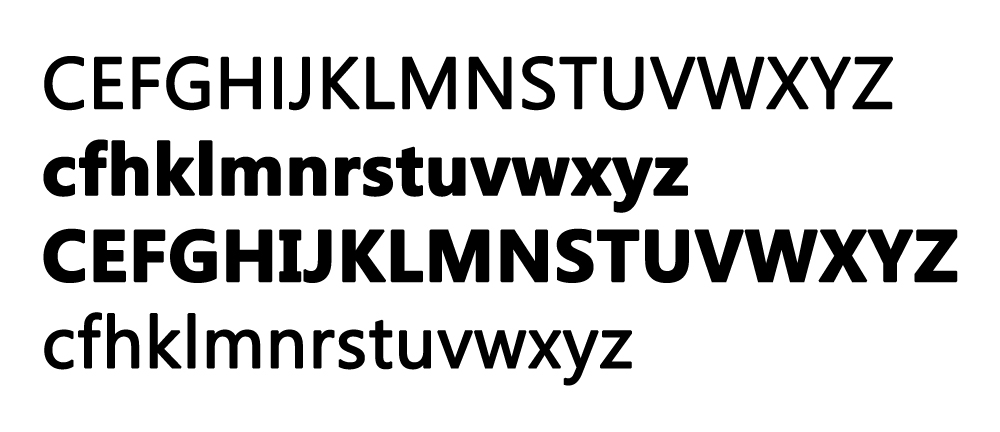
#> input picture OCR.jpg, 1000 x 432 px
$ jupyter execute detection3.ipynb
#> lines starting #> are read from the running program, lines starting #| are printed output that depends on the picture; after the words box and inside, x2 and y2 are one past the last pixel; in counts of white or black regions, pixels touching at a corner belong together
[cell 1]
import cv2
import matplotlib.pyplot as plt
import numpy as np
import os

[cell 2]
image=cv2.imread('OCR.jpg',cv2.IMREAD_GRAYSCALE)
#> image is the input picture: shape (432, 1000); min 0, max 255, mean 212.6
plt.imshow(image,cmap='gray')
path="C:/Users/fateme/Desktop/PyClass/PyCourse-29/ocr_1"

[cell 3]
# thresh=255-image
thresh=cv2.adaptiveThreshold(image,100,cv2.ADAPTIVE_THRESH_MEAN_C,cv2.THRESH_BINARY_INV,5,4)
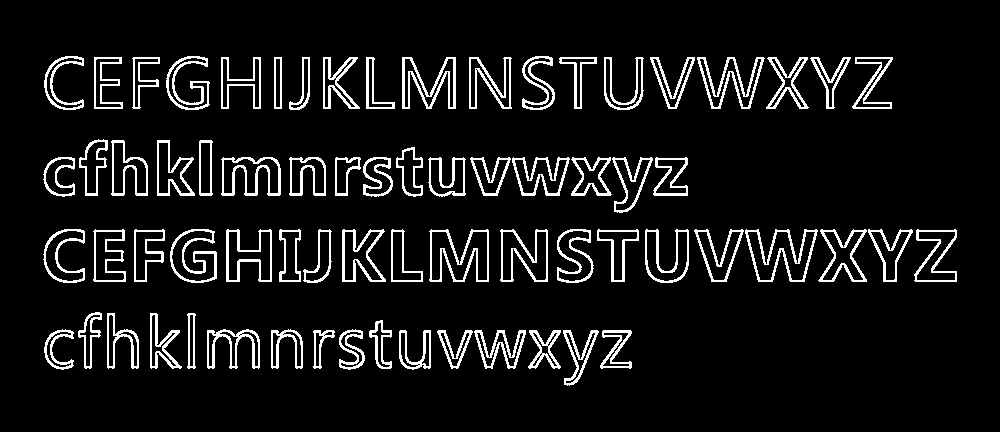
#> thresh: shape (432, 1000); values 0 (black) and 100 (white), 8.4% white in thin lines or dots, all inside (x1, y1, x2, y2) = (43, 56, 957, 386)
plt.imshow(thresh,cmap='gray')

[cell 4]
contours,_=cv2.findContours(thresh,cv2.RETR_EXTERNAL,cv2.CHAIN_APPROX_SIMPLE)
#> contours = 70 contours; largest, box (x1, y1, x2, y2) and area: (745, 229, 818, 282) 2144, (429, 229, 489, 282) 2136, (500, 229, 548, 282) 1640, (170, 229, 217, 283) 1537, (221, 157, 281, 196) 1531

[cell 5]
name=100
for c in contours:
    x,y,w,h=cv2.boundingRect(c)
    name+=1
    temp=image[y:y+h,x:x+w]
    cv2.imwrite(os.path.join(path,f"{name}.jpg"),temp )
    cv2.rectangle(image,(x,y),(x+w,y+h),(0,0,0),2)
#> this loop made 70 passes
#> (x, y, w, h) on passes 1 to 12: (600, 330, 32, 39), (563, 330, 36, 56), (528, 330, 33, 39), (474, 330, 52, 39), (437, 330, 36, 39), (399, 330, 32, 40), (313, 330, 22, 39), (339, 329, 26, 41), (271, 329, 32, 40), (207, 329, 53, 40), (44, 329, 30, 41), (369, 320, 23, 49)
#> pass 1, `temp=image[y:y+h,x:x+w]`:
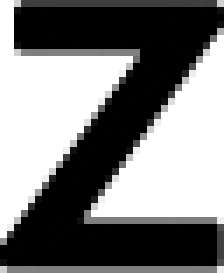
#> temp: shape (39, 32) (shown 7 times larger); min 0, max 255, mean 123.8
#> pass 2, `temp=image[y:y+h,x:x+w]`:
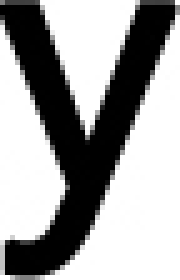
#> temp: shape (56, 36) (shown 5 times larger); min 0, max 255, mean 160.5
#> pass 3, `temp=image[y:y+h,x:x+w]`:
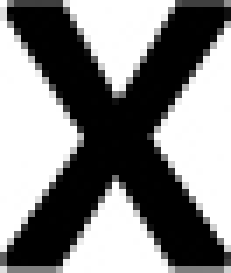
#> temp: shape (39, 33) (shown 7 times larger); min 0, max 255, mean 131.1
#> after the loop:
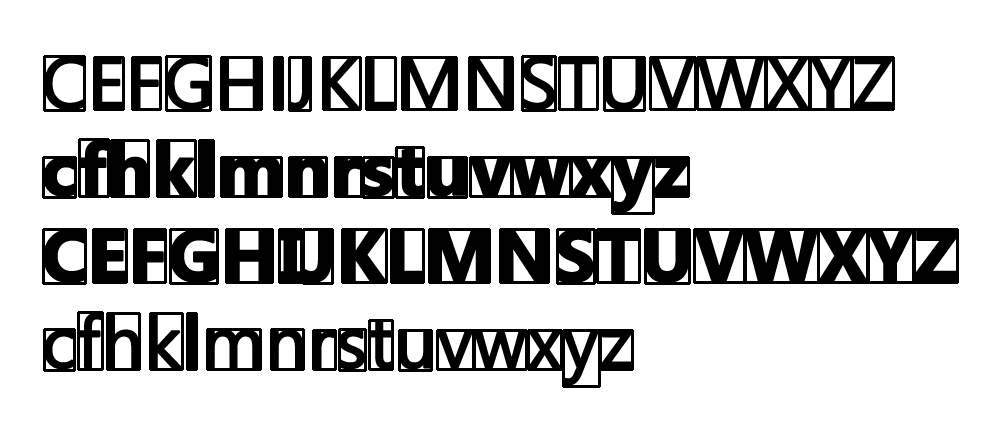
#> image: shape (432, 1000); 6.81% of pixels changed, all inside (x1, y1, x2, y2) = (42, 55, 959, 388)
#> after the loop, name = 170
plt.imshow(image,cmap='gray')
